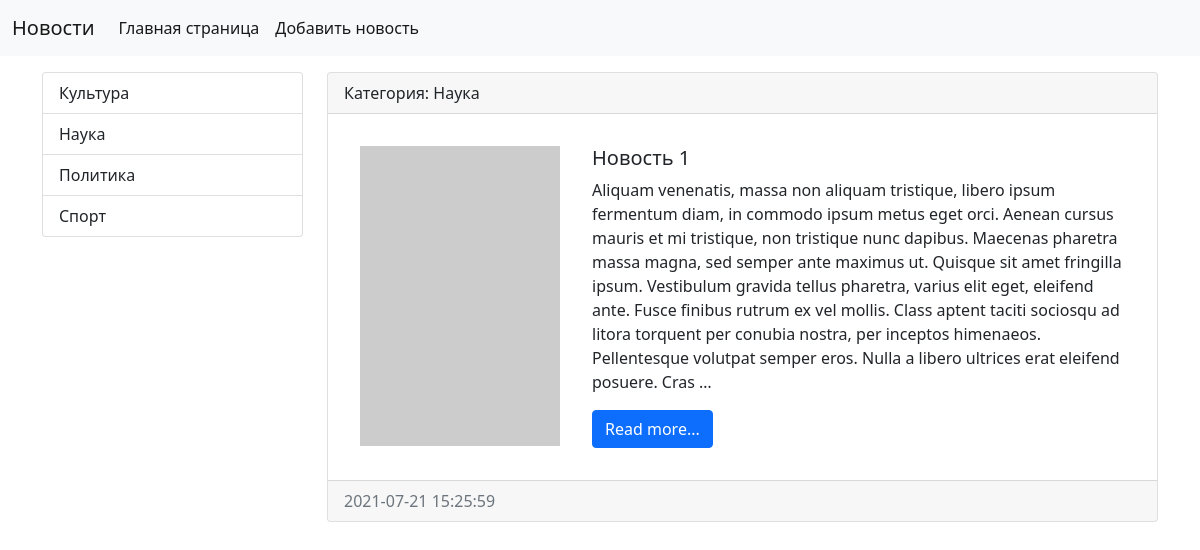
Before: /category/4/ with the older database file.
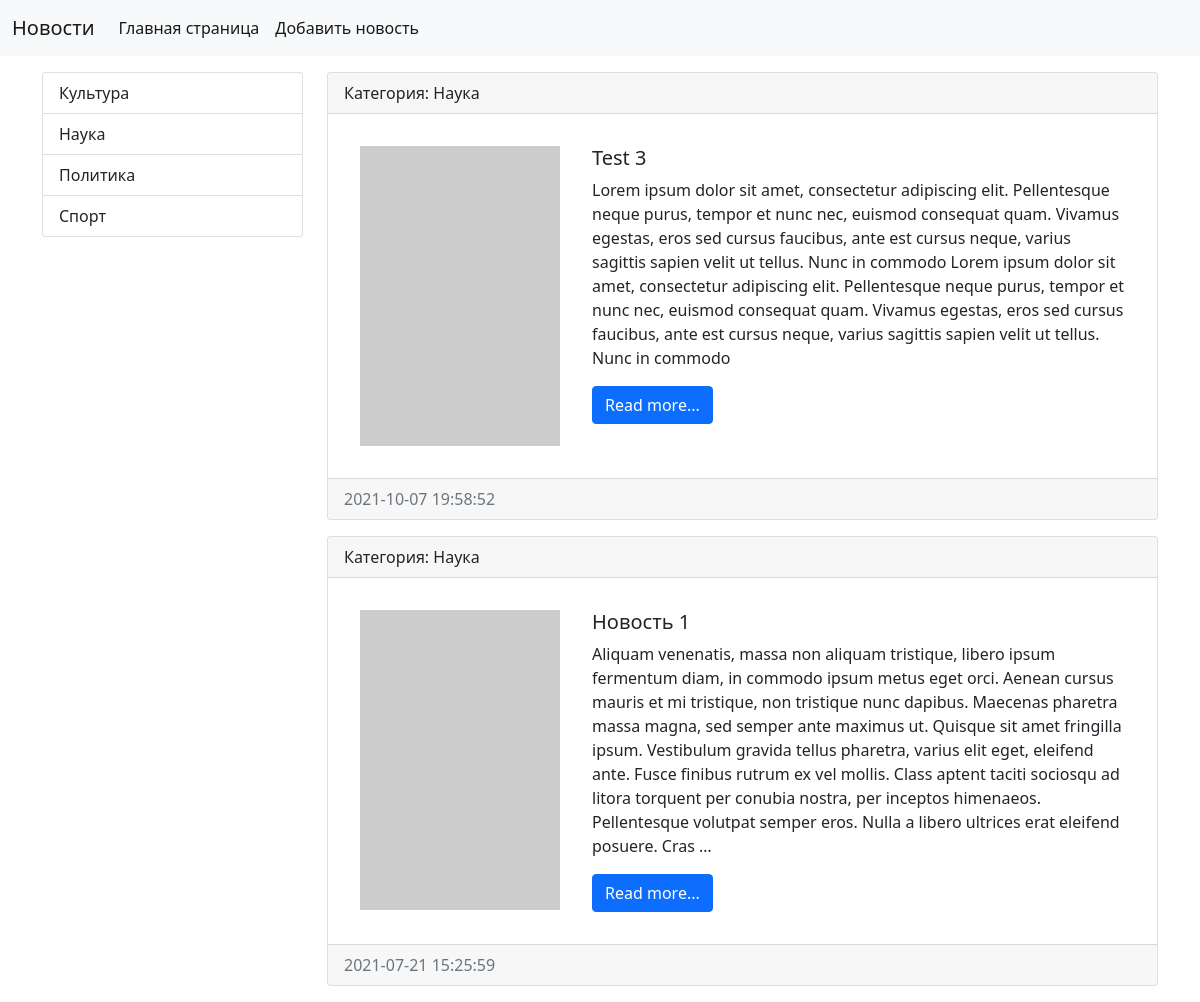
After: the same page with the newer database file.
### news/models.py (models this page shows, shortened)
class Category(models.Model):
    slug = models.SlugField(blank=True, null=True)
    title = models.CharField(max_length=150, db_index=True, verbose_name='Наименование категории')
    def get_absolute_url(self):
        return reverse(viewname='category', kwargs={'category_id': self.pk})
    def __str__(self):
        return self.title
    class Meta:
        verbose_name = 'Категория'                   # название в админке
        verbose_name_plural = 'Категории'            # можественное название в админке
        ordering = ['title']

class News(models.Model):
    title = models.CharField(max_length=60, verbose_name='Наименование')
    content = models.TextField(blank=True, verbose_name='Контент')
    created_at = models.DateTimeField(auto_now_add=True, verbose_name='Дата создания')
    updated = models.DateTimeField(auto_now=True, verbose_name='Дата изменения')
    photo = models.ImageField(upload_to='photos/%Y/%m/%d/', blank=True, verbose_name='Фото')
    is_published = models.BooleanField(default=False, verbose_name='Опубликовано')
    category = models.ForeignKey('Category', on_delete=models.PROTECT, verbose_name='Категория')
    def get_absolute_url(self):
        return reverse('view_news', kwargs={'news_id': self.pk})
    class Meta:
        verbose_name = 'Новость'                     # название в админке
        verbose_name_plural = 'Новости'              # можественное название в админке
        ordering = ['-created_at', 'title']          # сортировка порядка новостей в админке, "-" обратный порядок

### news/views.py (the view)
# urls.py: path('category/<int:category_id>/', get_category, name='category'),
def get_category(request, category_id):
    news = News.objects.filter(category=category_id)
    category = Category.objects.get(id=category_id)
    return render(request, 'news/category.html', {'news': news, 'category': category})

### news/templatetags/news_tags.py (called while the page is built)
@register.inclusion_tag(filename='news/list_categories.html')
def show_categories():
    categories = Category.objects.all()
    return {'categories': categories}

### news/templates/news/category.html (shortened to what this page needs)
{% extends 'base.html' %}
{% block sidebar %}
    {% include 'inc/_sidebar.html' %}
{% endblock %}
{% block content %}
    {% for item in news %}
        <div class="card mb-3">
            <div class="card-header">
                Категория: {{ item.category }}
            </div>
            <div class="card-body">
                <div class="media d-flex flex-row justify-content-between">
                    <div class="photo-body m-3">
                        {% if item.photo %}
                            <img src="{{ item.photo.url }}" width="200" height="300" alt="">
                        {% else %}
                            <img src="https://picsum.photos/seed/picsum/200/300" alt="">
                        {% endif %}
                    </div>
                    <div class="media-body m-3">
                        <h5 class="card-title">{{ item.title }}</h5>
                        <p class="card-text"> {{ item.content|linebreaksbr|truncatewords:80 }}</p>
                        <a href="{{ item.get_absolute_url }}" class="btn btn-primary">Read more...</a>
                    </div>
                </div>
            </div>
            <div class="card-footer text-muted">
                {{ item.created_at|date:"Y-m-d H:i:s" }}
            </div>
        </div>
    {% endfor %}
{% endblock %}

### news/templates/news/list_categories.html
<div class="list-group">
    {% for category in categories %}
        <a href="{{ category.get_absolute_url }}" class="list-group-item list-group-item-action"> {{ category.title }}</a>
    {% endfor %}
</div>

Changed rows visible on the page:
added News: category "Наука", title "Test 3", content "Lorem ipsum dolor sit amet, consectetur adipiscing elit. Pellentesque neque purus, tempor et nunc nec, euismod consequat quam. Vivamus egestas, eros sed cursus faucibus, ante est cursus neque, varius sagittis sapien velit ut tellus. Nunc in commodo Lorem ipsum dolor sit amet, consectetur adipiscing elit. Pellentesque neque purus, tempor et nunc nec, euismod consequat quam. Vivamus egestas, eros sed cursus faucibus, ante est cursus neque, varius sagittis sapien velit ut tellus. Nunc in commodo", created_at "2021-10-07 19:58:52"
